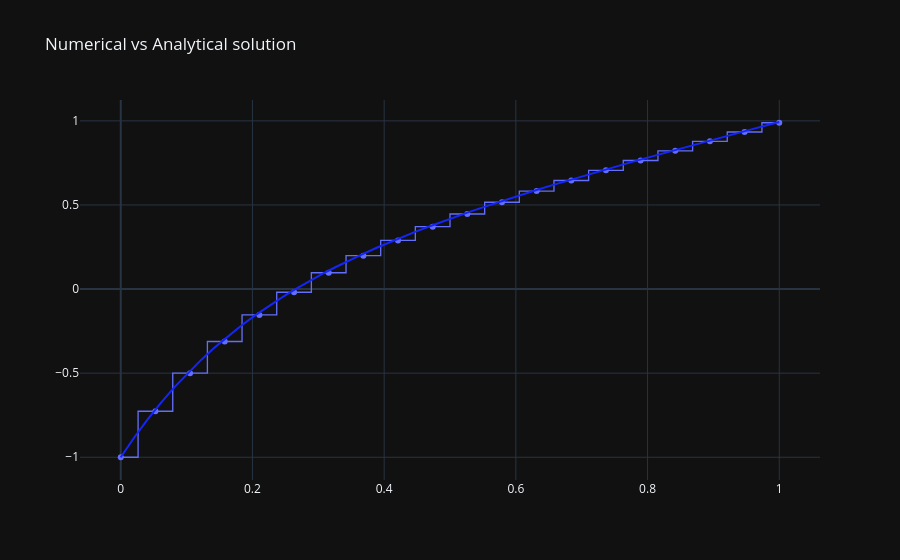

The notebook cell this image was saved under:
### Code cell
from utils.visualization import plot, gen_disc_scatter

fig = plot(solution, [0, 1])
fig = gen_disc_scatter(fig, tt, yy, opacity=-.5)
fig.update_layout(title=dict(text="Numerical vs Analytical solution"))
